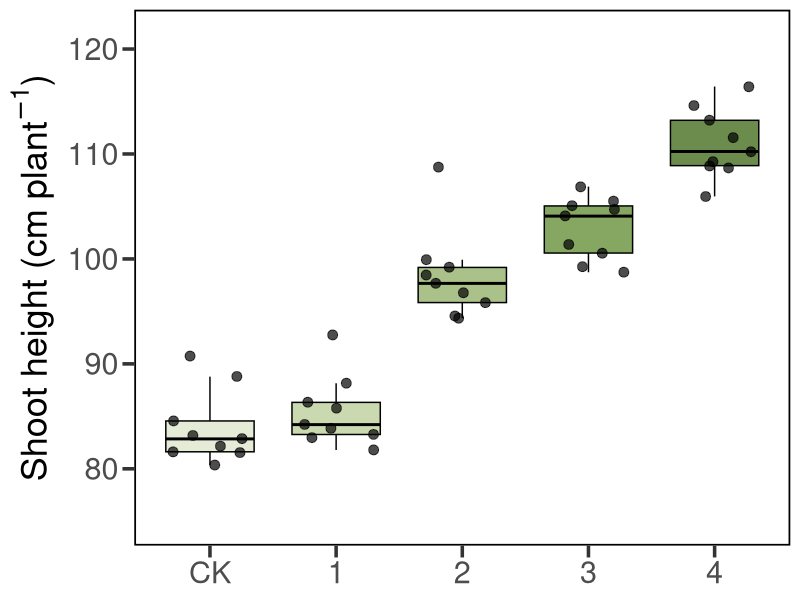

This chart was generated by the following R code:

# === Load data ===
df <- read.csv("shoot height.csv")

# === Load required packages ===
library(ggplot2)
library(dplyr)
library(ggpubr)

# === Preprocess data ===
df$richness <- factor(df$richness, levels = unique(df$richness))

# === Define fill colors ===
fill_colors <- c(
  "CK" = "#E4EBD7",
  "1"  = "#CAD9B0",
  "2"  = "#AAC18A",
  "3"  = "#86A762",
  "4"  = "#6B8C4D"
)

# === Plot ===
y_max <- max(df$Shoot_height, na.rm = TRUE) + 5

p <- ggplot(df, aes(x = richness, y = Shoot_height, fill = richness)) +
  geom_boxplot(width = 0.7, outlier.shape = NA, color = "black") +
  geom_jitter(size = 3, alpha = 0.7, color = "black", width = 0.3) +
  scale_fill_manual(values = fill_colors) +
  theme_bw(base_size = 14) +
  theme(
    legend.position = "none",
    axis.title.x = element_blank(),
    axis.title.y = element_text(size = 26, face = "plain"),
    axis.text = element_text(size = 22),
    panel.border = element_rect(color = "black", linewidth = 1.2, fill = NA),
    axis.ticks = element_line(linewidth = 1.2),
    axis.ticks.length = unit(0.3, "cm"),
    panel.grid.major = element_blank(),
    panel.grid.minor = element_blank()
  ) +
  labs(y = expression("Shoot height (cm " * plant^{-1} * ")")) +
  ylim(75, y_max)

# === Save PDF ===
ggsave("shoot height.pdf", plot = p, device = "pdf", width = 8, height = 6, units = "in")
